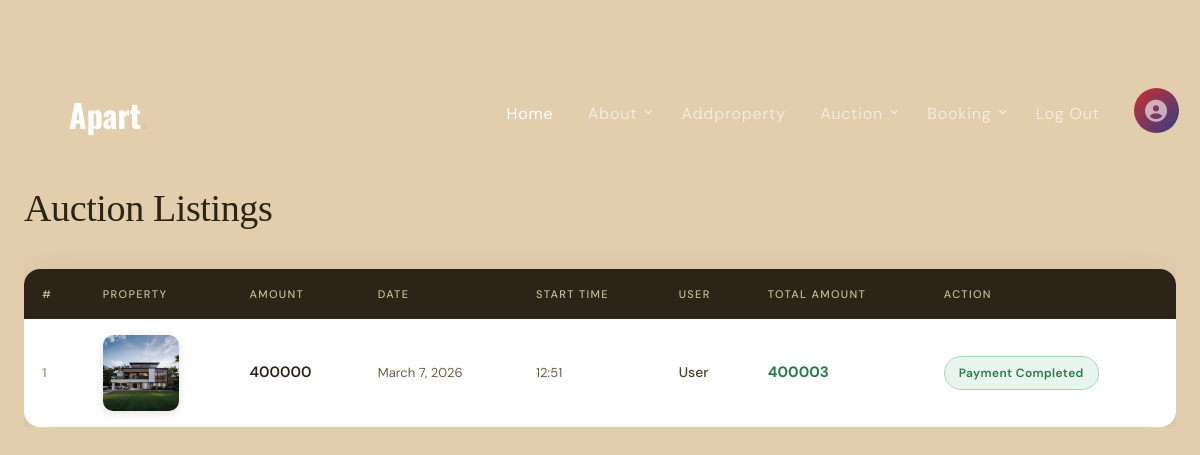
Page /Seller/completedauction/ (signed in) on the committed database.
### Seller/models.py (models this page shows)
class tbl_auctionhead(models.Model):
    property = models.ForeignKey(tbl_property, on_delete=models.CASCADE)
    auctionhead_amount = models.CharField(max_length=30)
    auctionhead_date = models.DateField(auto_now_add=True)
    auctionhead_todate = models.DateField()
    auction_starttime = models.CharField(max_length=30)
    auctionhead_status = models.IntegerField(default=0)
    auction_totalamount = models.CharField(max_length=30)

class tbl_property(models.Model):
    property_name=models.CharField(max_length=30)
    property_description=models.CharField(max_length=30)
    propertytype_id=models.ForeignKey(tbl_propertytype,on_delete=models.CASCADE,null=True)
    bhk_id=models.ForeignKey(tbl_bhk,on_delete=models.CASCADE,null=True)
    furnish_id=models.ForeignKey(tbl_furnish,on_delete=models.CASCADE,null=True)
    property_date=models.DateField(auto_now_add=True)
    property_price=models.CharField(max_length=30)
    property_photo=models.FileField(upload_to="Assets/Property/Photo/")
    property_status=models.IntegerField(default=0)
    property_typestatus = models.IntegerField(null=True)
    seller_id=models.ForeignKey(tbl_seller,on_delete=models.CASCADE,null=True)
    renter_id=models.ForeignKey(tbl_renter,on_delete=models.CASCADE,null=True)
    place_id=models.ForeignKey(tbl_Place,on_delete=models.CASCADE)
    category_id=models.ForeignKey(tbl_category,on_delete=models.CASCADE)

### Guest/models.py (models this page shows)
class tbl_user(models.Model):
    user_name=models.CharField(max_length=30)
    user_email=models.CharField(max_length=30)
    user_contact=models.CharField(max_length=30)
    user_address=models.CharField(max_length=100)
    place=models.ForeignKey(tbl_Place,on_delete=models.CASCADE)
    user_photo=models.FileField(upload_to="Assets/User/")
    user_password=models.CharField(max_length=30)
    user_status =models.IntegerField(default=0)

### Seller/views.py (the view)
# urls.py: path('completedauction/', views.completedauction , name='completedauction'),
def completedauction(request):
    auction = tbl_auctionhead.objects.filter(property__seller_id=request.session["sid"],auctionhead_status__gt=2)
    for i in auction:
        aucbody = tbl_auctionbody.objects.get(auction=i.id, auctionbody_status=1)
        i.user = aucbody.user.user_name
    return render(request,"Seller/CompletedAuction.html",{"auction":auction})

### Seller/Templates/Seller/CompletedAuction.html (shortened to what this page needs)
{% extends 'Seller/Header.html' %}
{% block content %}
{% load static %}
<br>
<br>
<br>
<br>
<br>
<!DOCTYPE html>
<html lang="en">
<head>
</head>
<body>
    <div class="auction-wrapper">
        <p class="auction-heading">Auction Listings</p>
        <table class="auction-table" cellpadding="10">
            <tr>
                <td>#</td>
                <td>Property</td>
                <td>Amount</td>
                <td>Date</td>
                <td>Start Time</td>
                <td>User</td>
                <td>Total Amount</td>
                <td>Action</td>
            </tr>
            {% for i in auction %}
            <tr>
                <td>{{forloop.counter}}</td>
                <td><img src="{{i.property.property_photo.url}}" width="100" height="100" alt=""></td>
                <td>{{i.auctionhead_amount}}</td>
                <td>{{i.auctionhead_todate}}</td>
                <td>{{i.auction_starttime}}</td>
                <td>{{i.user}}</td>
                <td>{{i.auction_totalamount}}</td>
                <td>
                    <span class="status-badge">Payment Completed</span>
                </td>
            </tr>
            {% endfor %}
        </table>
    </div>
</body>
</html>
{% endblock %}

### Guest/static/Main/css/style.css (style rules this page uses)
body { line-height: 1.7; font-weight: 400; font-size: 1rem; color: #333; font-family: "Nunito Sans", -apple-system, BlinkMacSystemFont, "Segoe UI", Roboto, "Helvetica Neue", Arial, sans-serif, "Apple Color Emoji", "Segoe UI Emoji", "Segoe UI Symbol", "Noto Color Emoji"; }

### Seller/Templates/Seller/CompletedAuction.html (style rules this page uses)
*, *::before, *::after { box-sizing: border-box; margin: 0; padding: 0; }
body { font-family: 'DM Sans', sans-serif; background: #e2cdad; min-height: 100vh; padding: 40px 24px; color: #1a1a1a; }
.auction-heading { font-family: 'Playfair Display', serif; font-size: clamp(26px, 4vw, 38px); color: #2c2416; margin-bottom: 28px; letter-spacing: -0.01em; }
.auction-wrapper { width: 100%; max-width: 1200px; margin: 0 auto; overflow-x: auto; }
.auction-table { width: 100%; border-collapse: separate; border-spacing: 0; background: #fff; border-radius: 16px; overflow: hidden; box-shadow: 0 4px 32px rgba(60, 40, 10, 0.09); }
.auction-table tr:first-child { background: #2c2416; }
.auction-table tr:first-child td { font-size: 11px; font-weight: 500; letter-spacing: 0.12em; text-transform: uppercase; color: #c9b99a; padding: 16px 18px; border: none; }
.auction-table tr:not(:first-child) { border-bottom: 1px solid #f0ebe2; transition: background 0.15s ease; }
.auction-table tr:not(:first-child):last-child { border-bottom: none; }
.auction-table tr:not(:first-child) td { padding: 16px 18px; vertical-align: middle; font-size: 14px; color: #3a3020; border: none; }
.auction-table tr:not(:first-child) td:first-child { font-weight: 600; color: #b8a485; font-size: 13px; }
.auction-table tr:not(:first-child) td:nth-child(2) img { width: 76px; height: 76px; object-fit: cover; border-radius: 10px; display: block; box-shadow: 0 2px 10px rgba(0,0,0,0.12); }
.auction-table tr:not(:first-child) td:nth-child(3) { font-weight: 600; font-size: 15px; color: #2c2416; }
.auction-table tr:not(:first-child) td:nth-child(4), .auction-table tr:not(:first-child) td:nth-child(5) { color: #6b5d45; font-size: 13px; }
.auction-table tr:not(:first-child) td:nth-child(6) { font-weight: 500; color: #4a3c28; }
.auction-table tr:not(:first-child) td:nth-child(7) { font-weight: 700; font-size: 15px; color: #2c7a4b; }
.auction-table tr:not(:first-child) td:last-child { font-size: 12px; font-weight: 500; }
.status-badge { display: inline-block; padding: 6px 14px; background: #e8f5ee; color: #2c7a4b; border: 1.5px solid #a8d5b8; border-radius: 20px; font-size: 12px; font-weight: 600; letter-spacing: 0.03em; }

### rows in the picture
tbl_auctionhead: property.property_photo (picture), auctionhead_amount "400000", auctionhead_todate "March 7, 2026", auction_starttime "12:51", user "User", auction_totalamount "400003"
